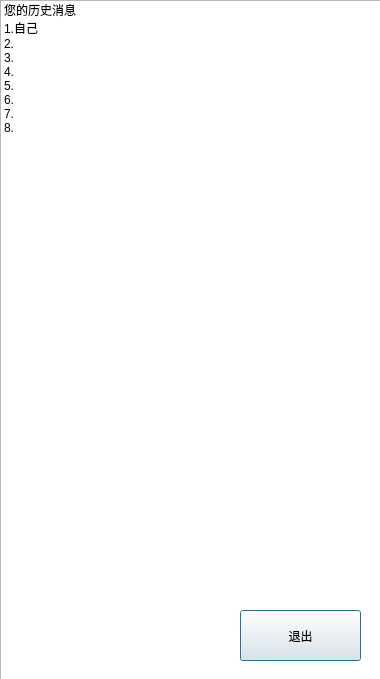
<?xml version="1.0" encoding="UTF-8"?>
<ui version="4.0">
 <class>ChatDialog</class>
 <widget class="QDialog" name="ChatDialog">
  <property name="geometry">
   <rect>
    <x>0</x>
    <y>0</y>
    <width>380</width>
    <height>679</height>
   </rect>
  </property>
  <property name="windowTitle">
   <string>历史聊天记录</string>
  </property>
  <property name="styleSheet">
   <string notr="true">border-image: url(:/pitcure/1.PNG);</string>
  </property>
  <widget class="QListWidget" name="chatlist">
   <property name="geometry">
    <rect>
     <x>0</x>
     <y>0</y>
     <width>381</width>
     <height>701</height>
    </rect>
   </property>
   <property name="styleSheet">
    <string notr="true">border-image: url(:/1.PNG);</string>
   </property>
   <item>
    <property name="text">
     <string>您的历史消息</string>
    </property>
   </item>
   <item>
    <property name="text">
     <string>1.自己</string>
    </property>
   </item>
   <item>
    <property name="text">
     <string>2.</string>
    </property>
   </item>
   <item>
    <property name="text">
     <string>3.</string>
    </property>
   </item>
   <item>
    <property name="text">
     <string>4.</string>
    </property>
   </item>
   <item>
    <property name="text">
     <string>5.</string>
    </property>
   </item>
   <item>
    <property name="text">
     <string>6.</string>
    </property>
   </item>
   <item>
    <property name="text">
     <string>7.</string>
    </property>
   </item>
   <item>
    <property name="text">
     <string>8.</string>
    </property>
   </item>
  </widget>
  <widget class="QPushButton" name="exit">
   <property name="geometry">
    <rect>
     <x>240</x>
     <y>610</y>
     <width>121</width>
     <height>51</height>
    </rect>
   </property>
   <property name="text">
    <string>退出</string>
   </property>
  </widget>
 </widget>
 <resources/>
 <connections/>
</ui>
